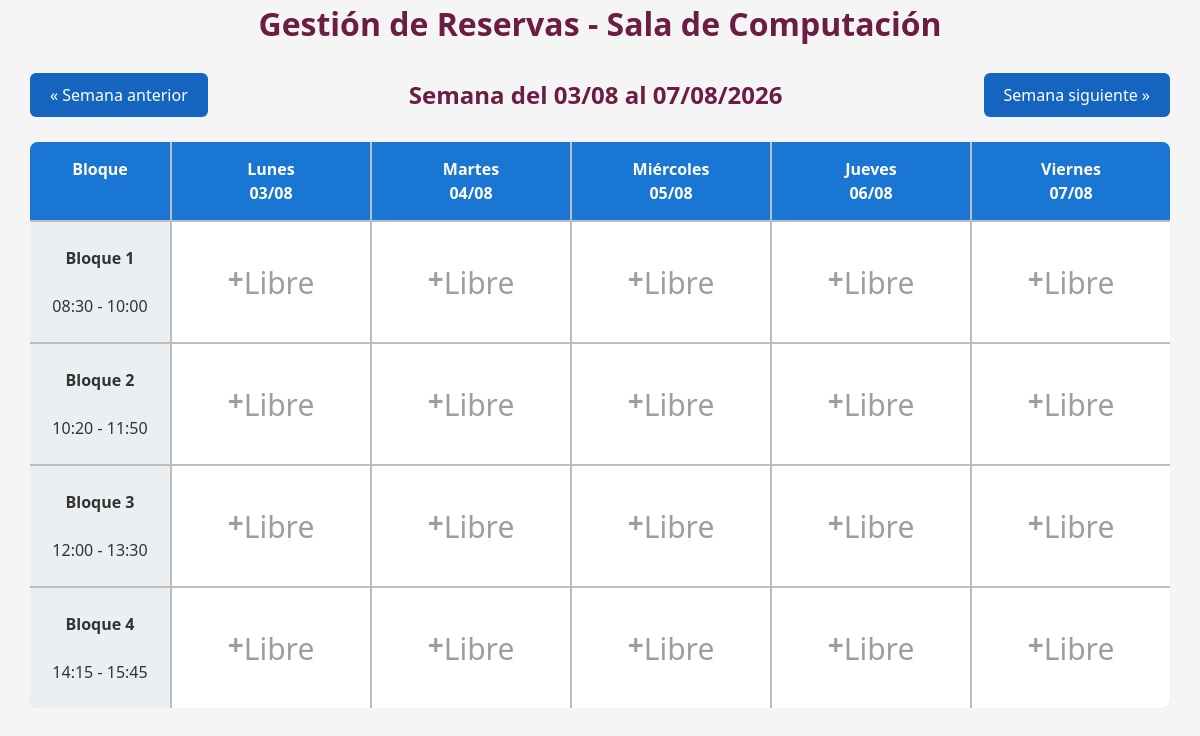
The page /modules/reservas/index.php on the database as committed earlier.
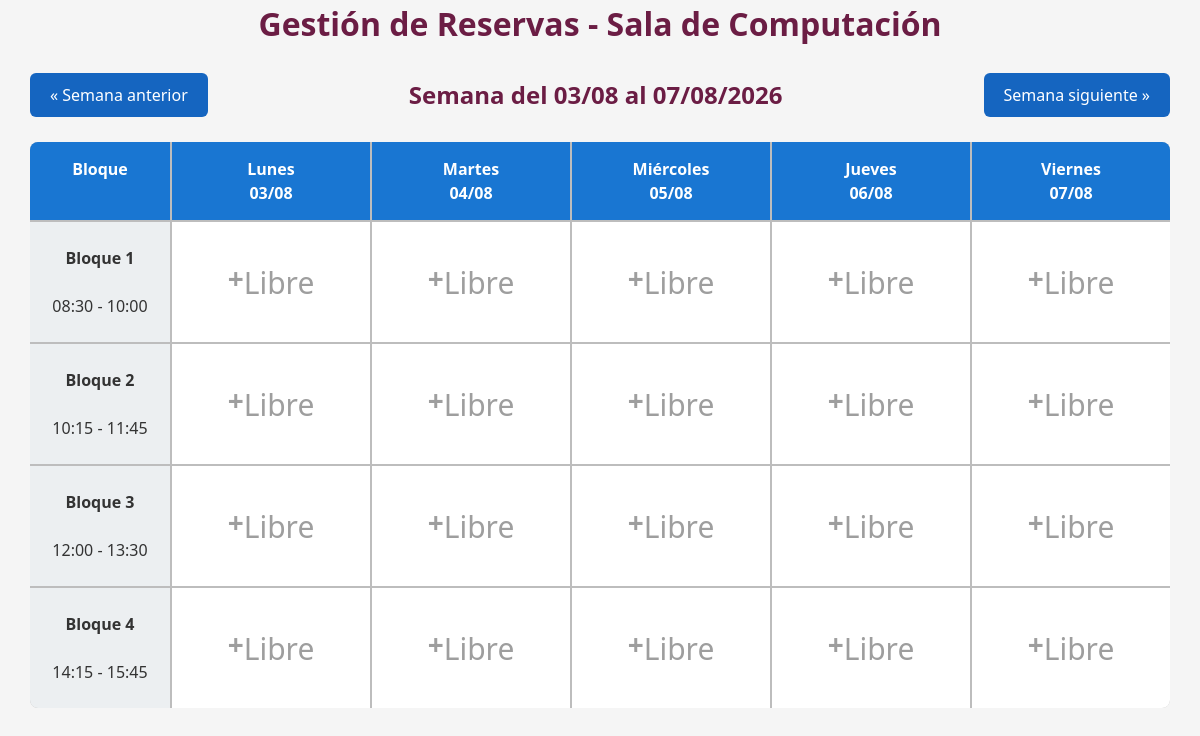
The same page on the database as committed later.
### tables this page shows
CREATE TABLE `bloques` (
  `id` int(11) NOT NULL,
  `numero_bloque` int(11) NOT NULL,
  `hora_inicio` time NOT NULL,
  `hora_termino` time NOT NULL
);

### modules/reservas/index.php (the view, shortened to what this page needs)
<?php
require_once '../../config/database.php';
$fecha = $_GET['fecha'] ?? date('Y-m-d');
$lunes = new DateTime($fecha);
if ($lunes->format('N') != 1) {
    $lunes->modify('last monday');
}
$dias = [];
for ($i = 0; $i < 5; $i++) {
    $dia = clone $lunes;
    $dia->modify("+{$i} day");
    $dias[] = $dia;
}
$ultimoDia = $dias[4];
$nombresDias = [
    'Lunes',
    'Martes',
    'Miércoles',
    'Jueves',
    'Viernes'
];
$semanaAnterior = clone $lunes;
$semanaAnterior->modify('-7 days');
$semanaSiguiente = clone $lunes;
$semanaSiguiente->modify('+7 days');
$sqlBloques = "
    SELECT
        id,
        numero_bloque,
        hora_inicio,
        hora_termino
    FROM Bloques
    ORDER BY numero_bloque
";
$resultadoBloques = $conexion->query($sqlBloques);
$bloques = [];
while ($fila = $resultadoBloques->fetch_assoc()) {
    $bloques[] = $fila;
}
$horario = [];
?>
<link rel="stylesheet" href="../../assets/css/estilos.css">
<link rel="stylesheet" href="../../assets/css/formularios.css">
<link rel="stylesheet" href="../../assets/css/reservas.css">
<div class="contenedor-reservas">
    <h1>Gestión de Reservas - Sala de Computación</h1>
    <div class="barra-semana">
        <a class="btn-semana"
            href="?fecha=<?= $semanaAnterior->format('Y-m-d'); ?>">
            &laquo; Semana anterior
        </a>
        <h2>
            Semana del
            <?= $lunes->format('d/m'); ?>
            al
            <?= $ultimoDia->format('d/m/Y'); ?>
        </h2>
        <a class="btn-semana"
            href="?fecha=<?= $semanaSiguiente->format('Y-m-d'); ?>">
            Semana siguiente &raquo;
        </a>
    </div>
    <div class="horario">
        <div class="encabezado">
            Bloque
        </div>
        <?php foreach ($dias as $indice => $dia): ?>
            <div class="encabezado">
                <?= $nombresDias[$indice] ?>
                <br>
                <?= $dia->format('d/m') ?>
            </div>
        <?php endforeach; ?>
        <?php foreach ($bloques as $bloque): ?>
            <div class="bloque">
                <strong>
                    Bloque <?= $bloque['numero_bloque'] ?>
                </strong>
                <br>
                <?= substr($bloque['hora_inicio'], 0, 5) ?>
                -
                <?= substr($bloque['hora_termino'], 0, 5) ?>
            </div>
            <?php foreach ($dias as $dia): ?>
                <?php
                $fechaActual = $dia->format('Y-m-d');
                ?>
                <?php if (isset($horario[$fechaActual][$bloque['id']])):
                    $reserva = $horario[$fechaActual][$bloque['id']];
                ?>
                    <a class="celda reservada" href="ver.php?id=<?= $reserva['id'] ?>">
                        <strong><?= htmlspecialchars($reserva['nombre_curso']) ?></strong>
                        <br>
                        <?= htmlspecialchars($reserva['asignatura_nombre']) ?>
                        <br>
                        <small><?= htmlspecialchars($reserva['docente']) ?></small>
                    </a>
                <?php else: ?>
                    <a class="celda libre" href="agregar.php?fecha=<?= $fechaActual ?>&bloque=<?= $bloque['id'] ?>">
                        <div class="icono">+</div>
                        <div>Libre</div>
                    </a>
                <?php endif; ?>
            <?php endforeach; ?>
        <?php endforeach; ?>
    </div>
</div>

### assets/css/estilos.css (style rules this page uses)
* { margin: 0; padding: 0; box-sizing: border-box; }
h1, h2, h3, h4, h5, h6 { color: var(--color-primario); font-weight: 600; }
a { color: var(--color-primario); text-decoration: none; transition: color 0.2s ease; }

### assets/css/reservas.css (style rules this page uses)
.contenedor-reservas { width: 95%; margin: auto; }
.contenedor-reservas h1 { text-align: center; margin-bottom: 25px; }
.barra-semana { display: flex; justify-content: space-between; align-items: center; margin-bottom: 25px; }
.horario { display: grid; grid-template-columns: 140px repeat(5, 1fr); gap: 2px; background: #BDBDBD; border-radius: 8px; overflow: hidden; }
.encabezado { background: #1976D2; color: white; padding: 15px; text-align: center; font-weight: bold; }
.bloque { background: #ECEFF1; padding: 15px; display: flex; flex-direction: column; justify-content: center; text-align: center; min-height: 120px; }
.celda { background: white; min-height: 120px; display: flex; justify-content: center; align-items: center; transition: .25s; font-size: 30px; text-decoration: none; color: inherit; }
.libre { cursor: pointer; color: #9E9E9E; }
.icono { font-size: 28px; font-weight: bold; margin-bottom: 8px; }
.btn-semana { text-decoration: none; background: #1565C0; color: white; padding: 10px 20px; border-radius: 6px; transition: .2s; }

Rows that differ between the two databases and show on the page:
changed bloques (number 2 of 4 on the later page): hora_inicio "10:20" → "10:15"; hora_termino "11:50" → "11:45"
